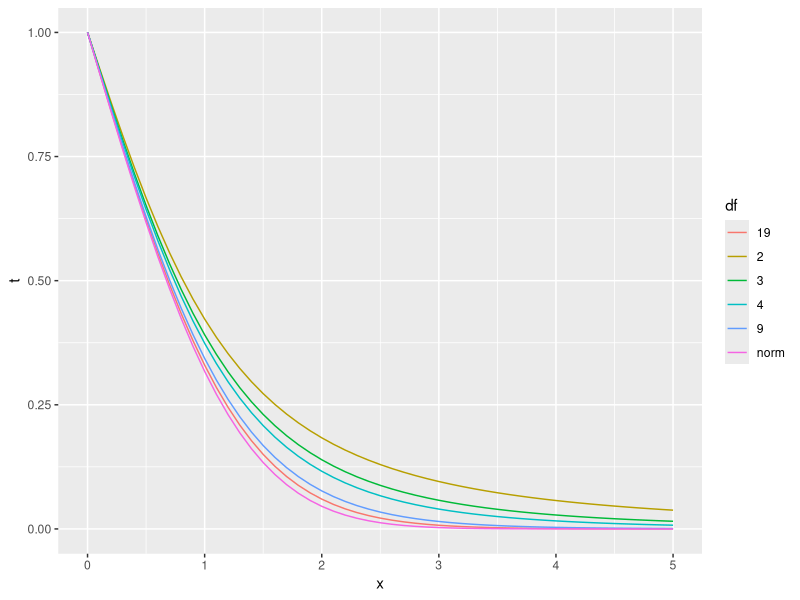

Recreate this plot in R. (Note: this script raises an error after producing the figure.)
# library(terminalgraphics)
# options(device = tgp, term_col = TRUE)

library(tidyverse)

# Fig 3.c
x <- seq(0,5,0.1)
crossing(x, df=c(2,3,4,9,19)) |> mutate(t=2-2*pt(x, df=df), df=as.factor(df)) |> bind_rows(tibble(x=x, df="norm", t=2-2*pnorm(x))) |> ggplot(aes(x,t,col=df)) + geom_line()

# Task 1
n <- 5
data <- tibble(x = map(seq(10000), \(x) rnorm(n))) |>
	mutate(m = map_dbl(x, mean), se = map_dbl(x, sd)/sqrt(n), z = m*sqrt(n), t=mr/(se)) |>
	pivot_longer(names_to="stat", z:t)
data |>
	ggplot(aes(x=value, col=stat)) +
		geom_density() +
		xlim(-6,6) +
		geom_line(data=tibble(x=seq(-6,6,0.1),y=dt(x,4), stat="theo"), aes(x=x,y=y))

# Task 2
p_with_norm <- function(n=5, sigma=1) {
        x <- rnorm(n, sd=1)
        mu <- mean(x)
        se <- sigma/sqrt(n) # this would be the required calculation but we usually don't know the real sigma
        se <- sd(x)/sqrt(n) # so we have to use this approximation which is skewed for small n
        z <- abs(mu)/se
        p <- 2*pnorm(z, lower.tail=FALSE)
        p
    }
p_with_t <- function(n=5, sigma=1) {
        x <- rnorm(n, sd=1)
        mu <- mean(x)
        se <- sd(x)/sqrt(n)
        t <- abs(mu)/se
        p <- 2*pt(t, df=n-1, lower.tail=FALSE)
        p
    }

pn <- replicate(1e4, p_with_norm())
pt <- replicate(1e4, p_with_t())
sum(pn<0.05)/length(pn)
sum(pt<0.05)/length(pt)
